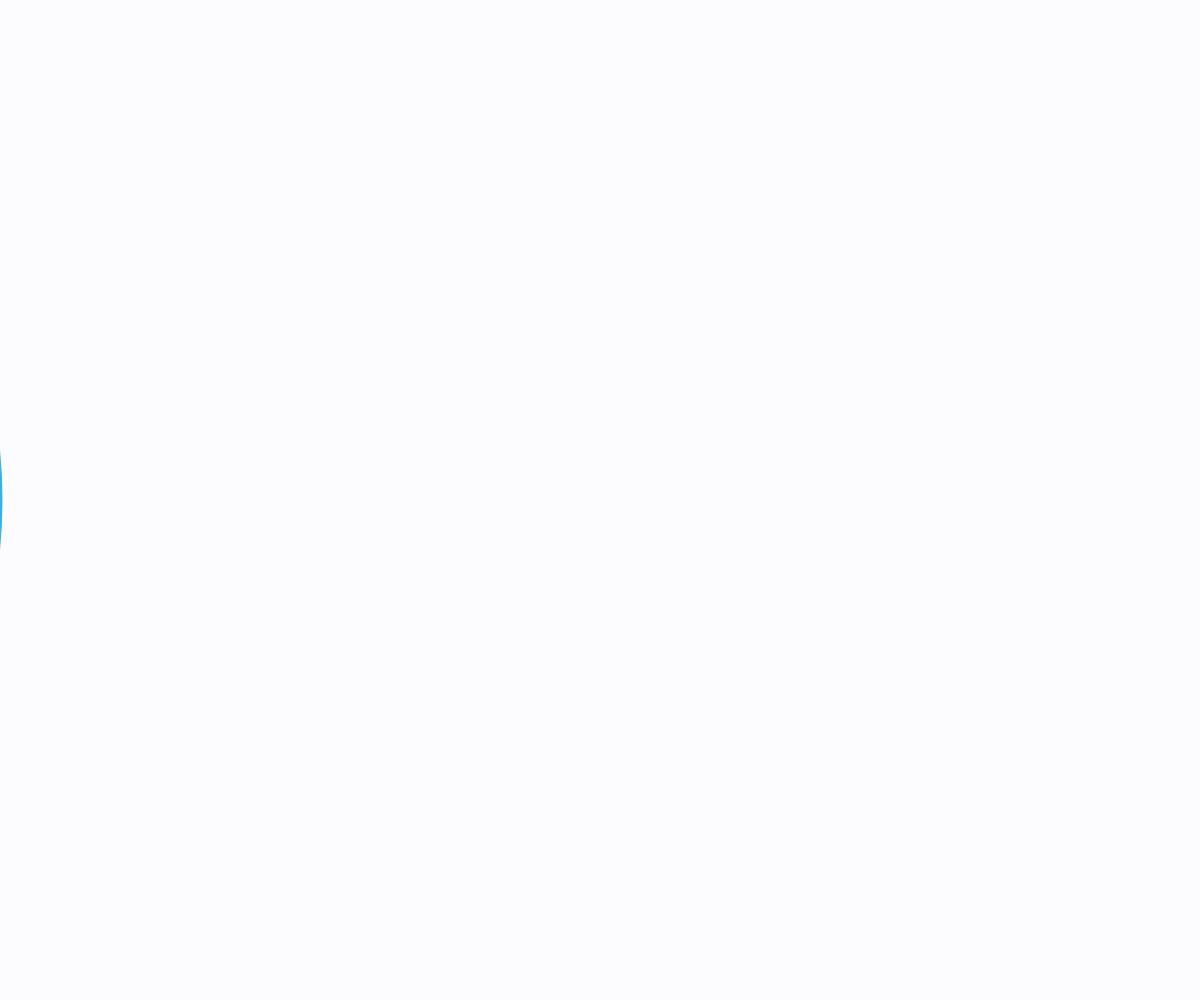
Frame 1 (no input)
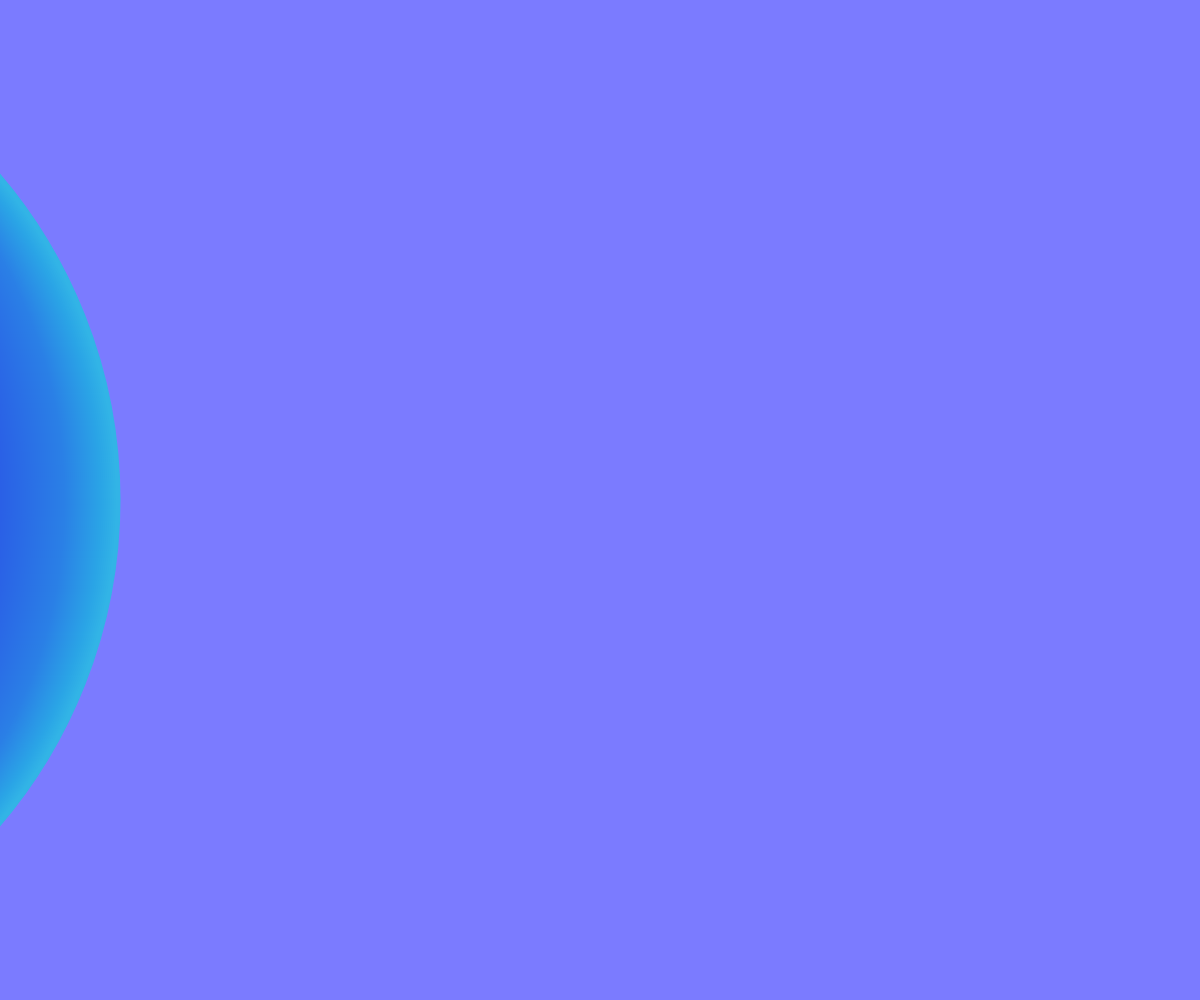
Frame 60 (no input)
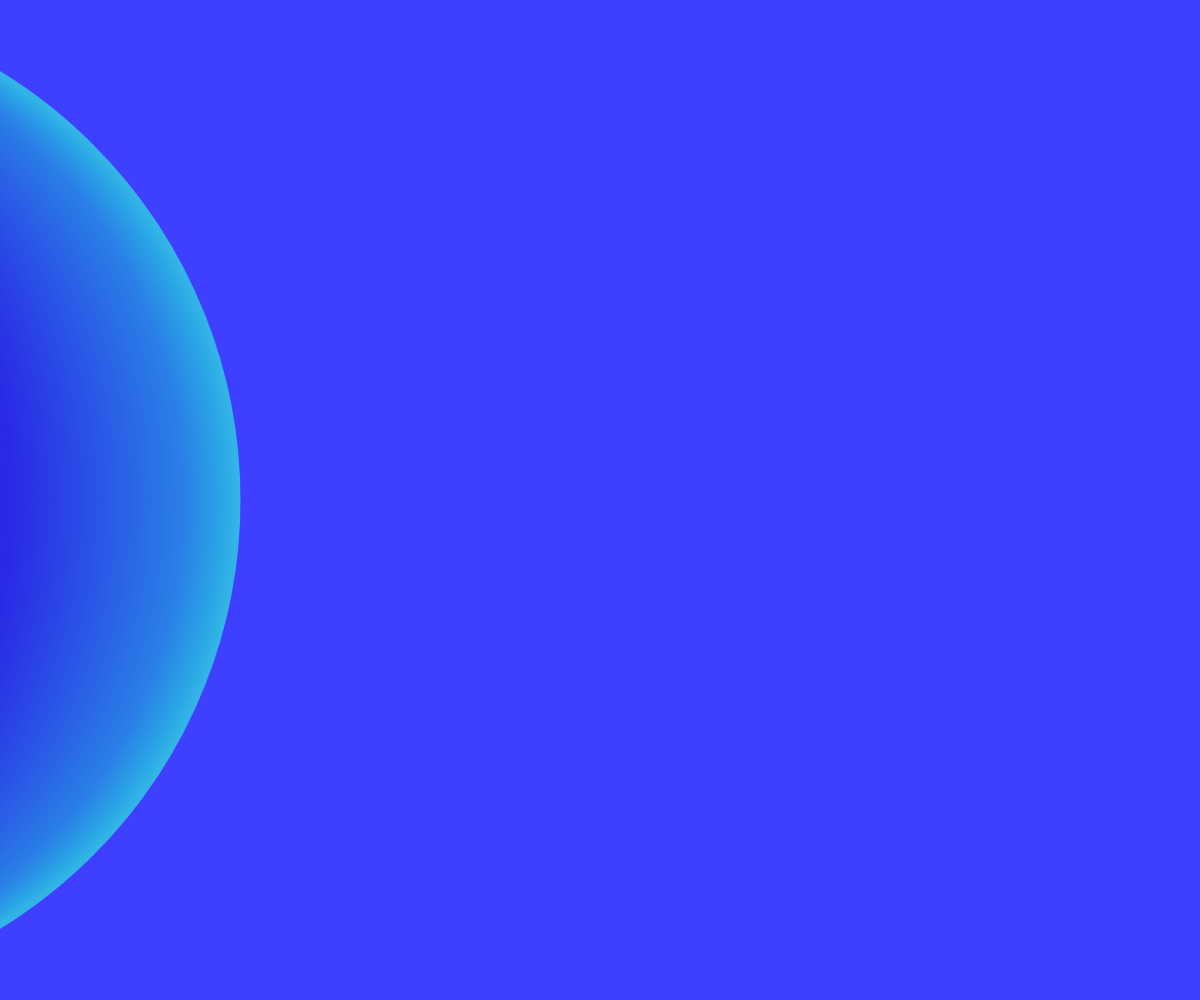
Frame 120 (the mouse pressed at the canvas centre since frame 60)

The p5.js sketch that drew these frames (run headless with seeded random() and noise() and a simulated clock; from frame 60 on, the mouse is pressed at the canvas centre):

// p5.js sketch
// ── sketch.js
let object1;

function setup() {
  createCanvas(windowWidth, windowHeight);
  // color properties
  noFill();
  strokeWeight(5);
  stroke(50, 180, 230);

  // x position starts at 0 - circle's radius
  object1 = {
    radius : height / 2,
    x : -height/2,
    y : height / 2,
    speed : 2
  }
}

function draw() {
  // red, green, blue, alpha
  background(20, 0, 220, 3);

  // LEFT TO RIGHT
  // circle(x, y, diameter)
  circle(object1.x, object1.y, object1.radius * 2);
  object1.x += object1.speed;

  // If x position (center of circle) is 
  // greater than canvas width + circle's radius, 
  // then reset the x position
  if (object1.x > width + object1.radius) { 
    object1.x = -object1.radius;
  }
}

// https://editor.p5js.org/enickles/sketches/QbRTbV1H_
// Exercise - ICM 21 Week 3 - Add another moving circle object that resets
